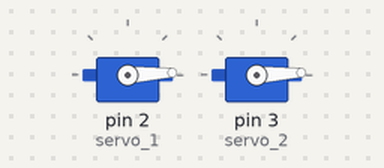
Simulated run of this sketch. Board: Arduino Uno, built with avr-gcc and run on an emulated ATmega328P. On the bench: 2 × servo. What the sketch prints to the serial monitor is not drawn.

Above: at 0.05 s.
At 1.85 s:
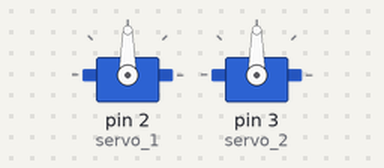
At 3.65 s:
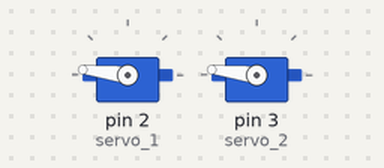
At 7.3 s:
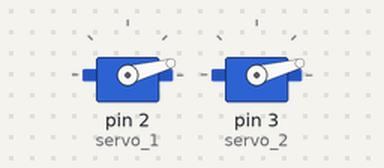
Timing chart, 0 to 9.8 s (numbered marks = the images above):
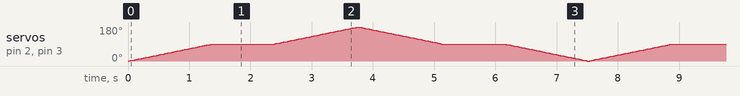

The sketch:

Servo_test.ino
```cpp
#include <Servo.h>

Servo servo_1;
Servo servo_2;

int pos = 0;

void setup() {
    Serial.begin(9600);
    servo_1.attach(2);
    servo_2.attach(3);
    Serial.println("Attached");
}

void writepos(int pos) {
    servo_1.write(pos);
    servo_2.write(pos);
}

void loop() {
  Serial.println("Sweep...");
  for (pos = 0; pos <= 90; pos += 1) {
    writepos(pos);
    delay(15);
  }
  delay(1000);
  for (pos = 90; pos <= 180; pos += 1) {
    writepos(pos);
    delay(15);
  }
  for (pos = 180; pos >= 90; pos -= 1) {
    writepos(pos);
    delay(15);
  }
  delay(1000);
  for (pos = 90; pos >= 0; pos -= 1) {
    writepos(pos);
    delay(15);
  }
}
```
